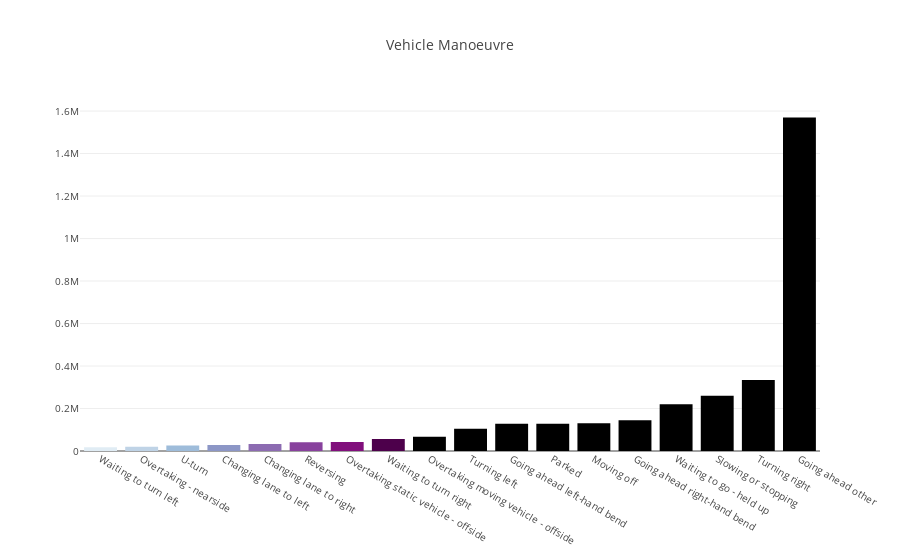

This figure's notebook cell:
### Code cell
# vehicles_by_Vehicle_Manoeuvre:  

vehicles_by_vehicle_manoeuvre = vehicles_data.Vehicle_Manoeuvre.groupby([vehicles_data.Vehicle_Manoeuvre]).count().sort_values()


trace_1 = go.Bar(
            x=vehicles_by_vehicle_manoeuvre.index,
            y=vehicles_by_vehicle_manoeuvre,
            marker=dict(color = bupu[1:]))

layout = go.Layout(
    title='Vehicle Manoeuvre',
    xaxis = dict(ticks='', nticks=36, automargin=True),
    yaxis = dict(ticks='', automargin=True), 
    font=dict(size=10)
)


plotly.offline.iplot({
    "data": [trace_1],
    "layout": layout
})

### Figure 1 — Plotly figure (JSON) as saved in the notebook; plotly's stock layout.template omitted (floating-point values rounded to 4 significant figures)
{"data": [{"marker": {"color": ["rgb(224,236,244)", "rgb(191,211,230)", "rgb(158,188,218)", "rgb(140,150,198)", "rgb(140,107,177)", "rgb(136,65,157)", "rgb(129,15,124)", "rgb(77,0,75)"]}, "type": "bar", "uid": "47a679d8-fad7-4a98-a87c-1818a5607e3d", "x": ["Waiting to turn left", "Overtaking - nearside", "U-turn", "Changing lane to left", "Changing lane to right", "Reversing", "Overtaking static vehicle - offside", "Waiting to turn right", "Overtaking moving vehicle - offside", "Turning left", "Going ahead left-hand bend", "Parked", "Moving off", "Going ahead right-hand bend", "Waiting to go - held up", "Slowing or stopping", "Turning right", "Going ahead other"], "y": [17578, 20333, 26151, 27847, 32482, 41296, 41812, 56267, 66548, 104781, 127784, 128214, 130533, 144675, 220215, 259997, 334740, 1569393]}], "layout": {"font": {"size": 10}, "title": {"text": "Vehicle Manoeuvre"}, "xaxis": {"automargin": true, "nticks": 36, "ticks": ""}, "yaxis": {"automargin": true, "ticks": ""}}}
